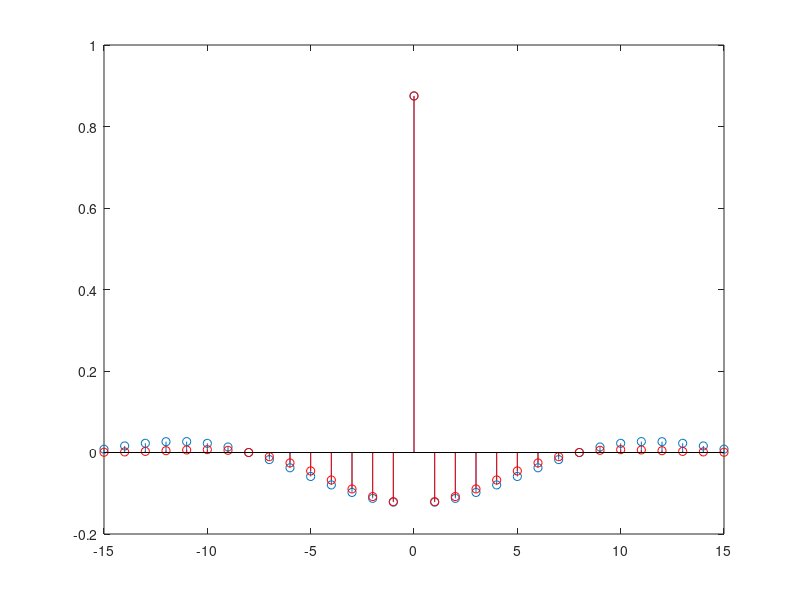
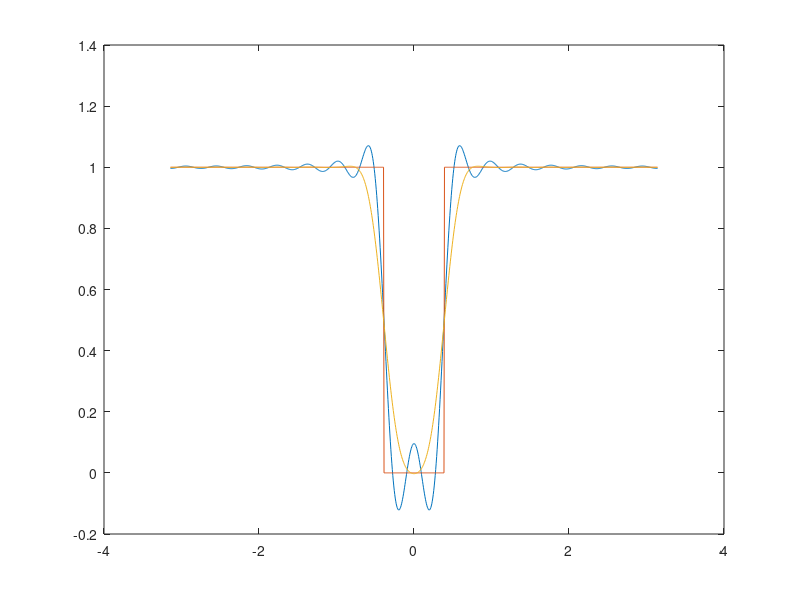
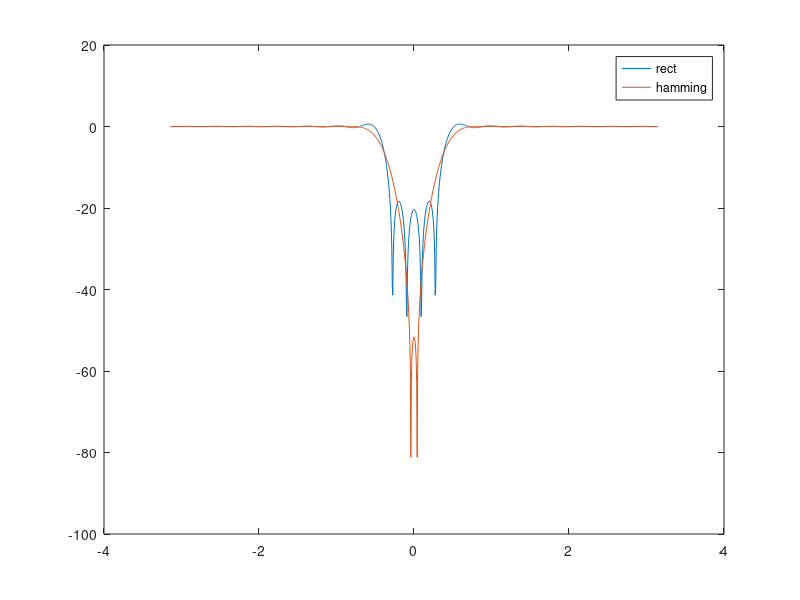
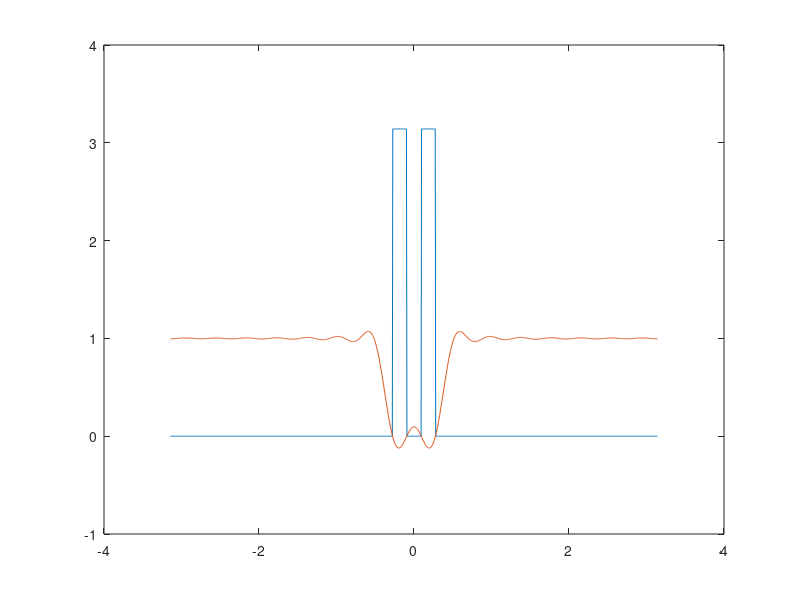

Recreate these plots in MATLAB, in order.
%zad 3a FIR

clear all
close all
clc

%Filtr dolnoprzepustowy
% N=15;
% wgr=pi/4;
% 
% %czesc ujemna 
% n=-N:(-1);
% h_lp_u=sin(wgr*n)./(pi*n);
% %czesc zerowa
% n=0;
% h_lp_o=wgr/pi;
% %czesc dodatnia
% n=1:N;
% h_lp_d=sin(wgr*n)./(pi*n);
% 
% hlp=[h_lp_u, h_lp_o, h_lp_d];
% 
% stem(-N:N, hlp)
% hold on
% w=hamming(2*N+1);
% hLPw=hlp'.*w;
% stem(-N:N,hLPw,'r')

%Filtr gornoprzepustowy

clear all
close all
clc

N=15;
wgr=pi/8;

%czesc ujemna 
n=-N:(-1);
h_lp_u=-sin(wgr*n)./(pi*n);
%czesc zerowa
n=0;
h_lp_o=1-wgr/pi;
%czesc dodatnia
n=1:N;
h_lp_d=-sin(wgr*n)./(pi*n);

hlp=[h_lp_u, h_lp_o, h_lp_d];

stem(-N:N, hlp)
hold on
w=hamming(2*N+1);
hLPw=hlp'.*w;
stem(-N:N,hLPw,'r')

n=-N:N;
k=1;
w_ham=hamming(2*N+1)';
for w=linspace(-pi,pi,1000);
    H(k)=sum(hlp.*exp(-j*w*n));
    H_ham(k)=sum(hlp.*w_ham.*exp(-j*w*n));
    k=k+1;
end

w=linspace(-pi,pi,1000);
figure
% H0=abs(w)<wgr; %dolno
H0=abs(w)>wgr; %górno
plot(w,H,w,H0,w,H_ham)
H_db=20*log10(abs(H));
H_ham_db=20*log10(abs(H_ham));
figure
plot(w,H_db,w,H_ham_db)
legend('rect', 'hamming');

figure
plot(w,angle(real(H)),w,real(H))
figure
freqz(hlp,1)





